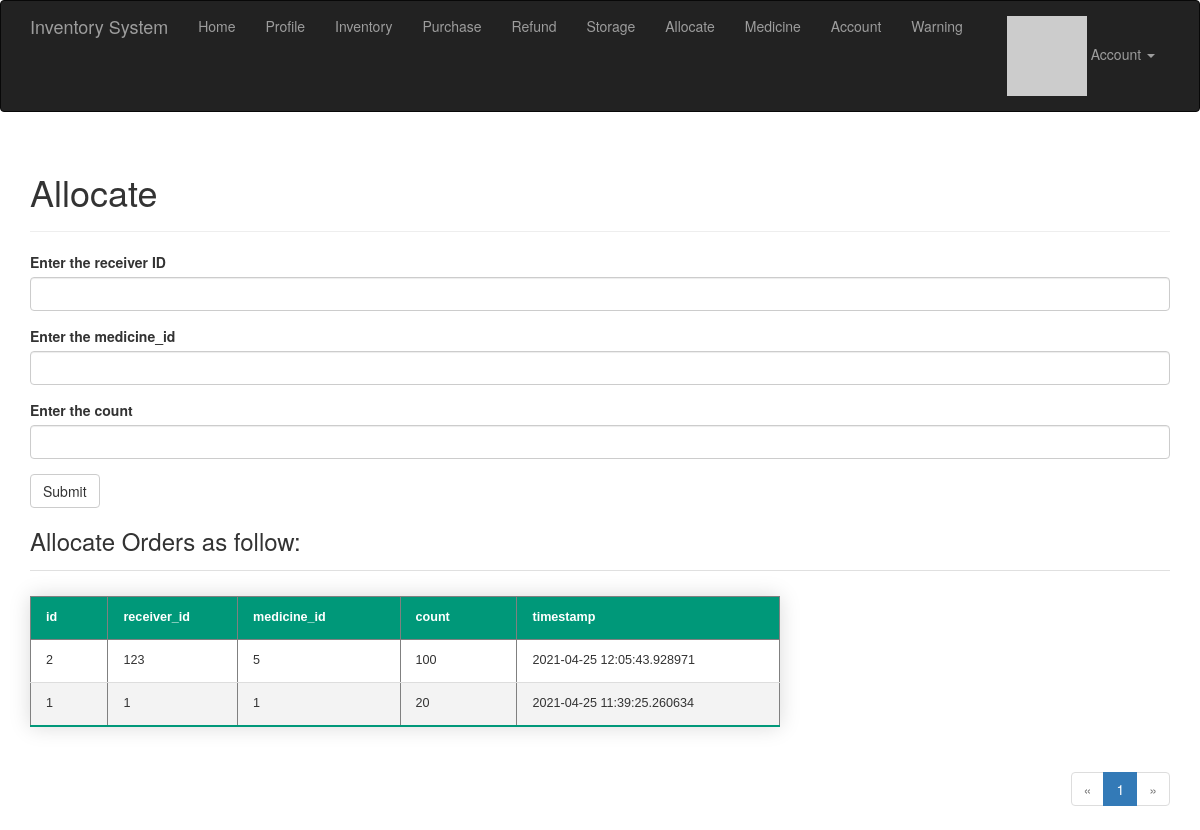
Page /allocate (signed in) on the earlier database version.
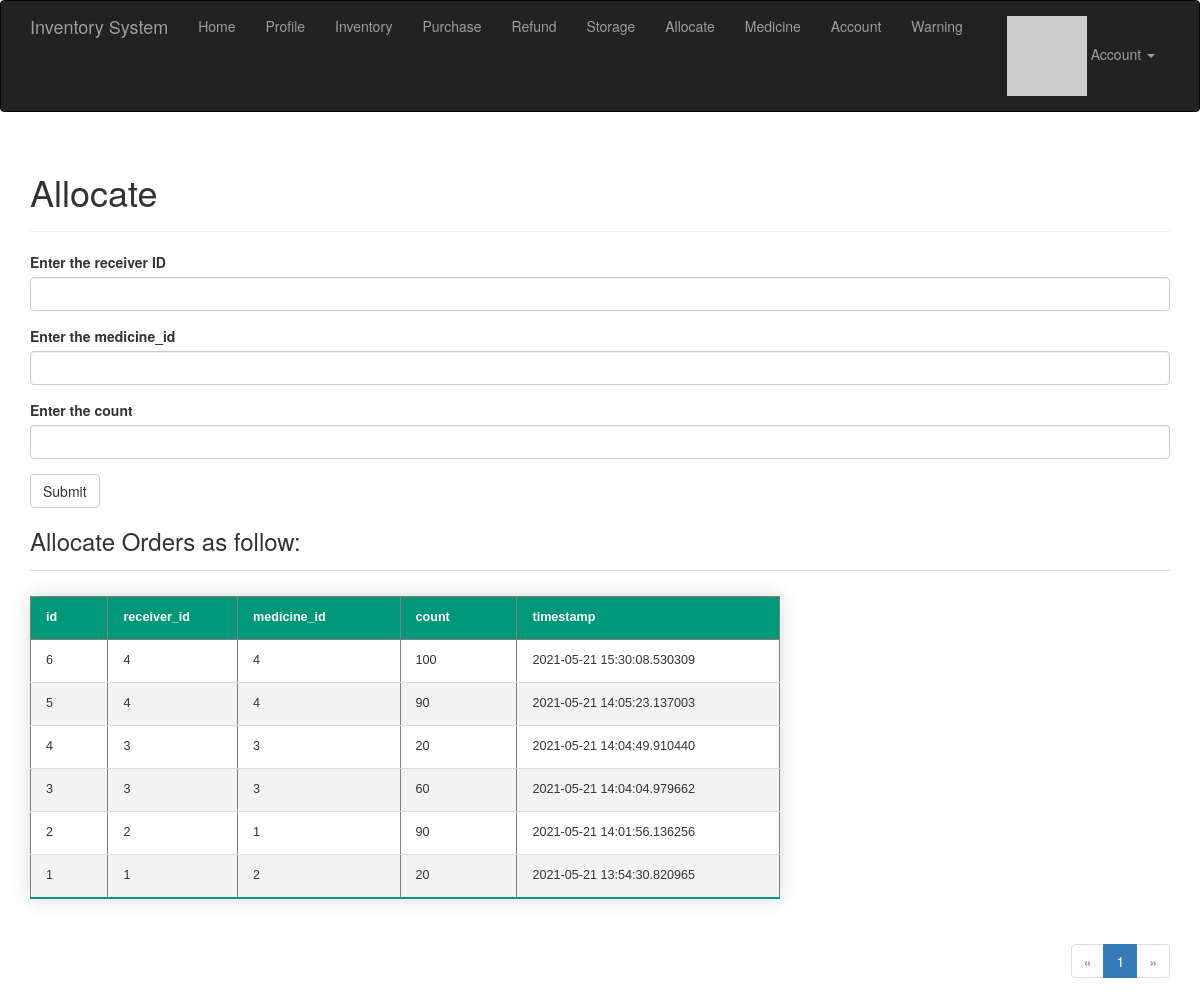
Same page on the later database version.
### app/models.py (models this page shows)
class Allocate(db.Model):
    __tablename__ = "Allocate"
    id = db.Column(db.Integer, primary_key=True)
    receiver = db.Column(db.Integer)
    medicine_id = db.Column(db.Integer, db.ForeignKey("inventory.medicine_id"))
    count = db.Column(db.Integer)
    timestamp = db.Column(db.DateTime, index=True, default=datetime.utcnow)
    user_id = db.Column(db.Integer, db.ForeignKey("users.id"))

### app/main/views.py (the view, shortened to what this page needs)
@main.route('/allocate', methods=['GET', "POST"])
@login_required
def allocate():
    form = AllocateForm()
    page = request.args.get('page', 1, type=int)
    pagination = Allocate.query.order_by(Allocate.timestamp.desc()).paginate(
        page, per_page=current_app.config['FLASKY_POSTS_PER_PAGE'],
        error_out=False)
    allocate_items = pagination.items
    return render_template('allocate.html', form=form, allocate_items=allocate_items, pagination=pagination)

### app/main/forms.py (shortened to what this page needs)
class AllocateForm(FlaskForm):
    receiver = StringField("Enter the receiver ID", validators=[DataRequired()])
    medicine_id = StringField("Enter the medicine_id", validators=[DataRequired()])
    count = StringField("Enter the count", validators=[DataRequired()])
    submit = SubmitField("Submit")

### app/auth/views.py (called while the page is built)
@auth.before_app_request
def before_request():
    if current_user.is_authenticated:
        current_user.ping()
        if not current_user.confirmed \
                and request.endpoint \
                and request.blueprint != 'auth' \
                and request.endpoint != 'static':
            return redirect(url_for('auth.unconfirmed'))

### app/main/__init__.py (called while the page is built)
@main.app_context_processor
def inject_permissions():
    return dict(Permission=Permission)

### app/models.py (called while the page is built)
@login_manager.user_loader
def load_user(user_id):
    return User.query.get(int(user_id))

    def has_permission(self, perm):
        return self.permissions & perm == perm

    def can(self, perm):
        return self.role is not None and self.role.has_permission(perm)

    def ping(self):
        self.last_seen = datetime.utcnow()
        db.session.add(self)

### app/templates/allocate.html (shortened to what this page needs)
{% extends "base.html" %}
{% import "bootstrap/wtf.html" as wtf %}
{% import "_macros.html" as macros %}
{% block page_content %}
<div class="page-header">
    <h1>Allocate</h1>
</div>
<div>
    {% if current_user.can(Permission.WRITE) %}
    {{ wtf.quick_form(form) }}
    {% endif %}
</div>
<h3>Allocate Orders as follow:</h3>
{% include '_allocate.html' %}
{% if pagination %}
<div class="pagination">
    {{ macros.pagination_widget(pagination, '.allocate') }}
</div>
{% endif %}
{% endblock %}

### app/templates/_allocate.html
<ul class="posts">
    <table class="styled-table" border="1" width="750">
        <thead>
        <tr>
            <th>id</th>
            <th>receiver_id</th>
            <th>medicine_id</th>
            <th>count</th>
            <th>timestamp</th>
        </tr>
        </thead>
        <tbody>
        {% for allocate_item in allocate_items %}
        <tr>
            <td width="100">
                {% if allocate_item.id %}
                {{ allocate_item.id | safe }}
                {% else %}
                {{ allocate_item.id }}
                {% endif %}
            </td>
            <td width="150">
                {% if allocate_item.receiver %}
                {{ allocate_item.receiver | safe }}
                {% else %}
                {{ allocate_item.receiver }}
                {% endif %}
            </td>
            <td width="200">
                {% if allocate_item.medicine_id %}
                {{ allocate_item.medicine_id | safe }}
                {% else %}
                {{ allocate_item.medicine_id }}
                {% endif %}
            </td>
            <td width="150">
                {% if allocate_item.count %}
                {{ allocate_item.count | safe }}
                {% else %}
                {{ allocate_item.count }}
                {% endif %}
            </td>
            <td width="350">
                {% if allocate_item.timestamp %}
                {{ allocate_item.timestamp | safe }}
                {% else %}
                {{ allocate_item.timestamp }}
                {% endif %}
            </td>
        </tr>
        {% endfor %}
        </tbody>
    </table>
</ul>

Differences in the rows shown:
added Allocate: id "6", receiver "4", medicine_id "4", count "100", timestamp "2021-05-21 15:30:08.530309"
added Allocate: id "5", receiver "4", medicine_id "4", count "90", timestamp "2021-05-21 14:05:23.137003"
added Allocate: id "4", receiver "3", medicine_id "3", count "20", timestamp "2021-05-21 14:04:49.910440"
added Allocate: id "3", receiver "3", medicine_id "3", count "60", timestamp "2021-05-21 14:04:04.979662"
changed Allocate id 2: receiver "123" → "2"; medicine_id "5" → "1"; count "100" → "90"; timestamp "2021-04-25 12:05:43.928971" → "2021-05-21 14:01:56.136256"
changed Allocate id 1: medicine_id "1" → "2"; timestamp "2021-04-25 11:39:25.260634" → "2021-05-21 13:54:30.820965"
